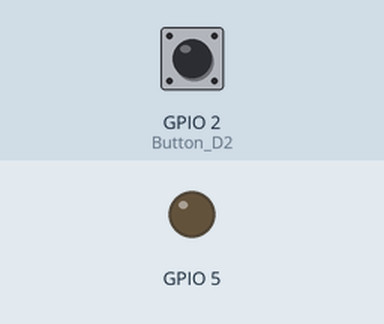
Simulated run of this sketch. Board: ESP32. On the bench: output pins drawn as LEDs (lit = HIGH). Inputs (shaded band) come from the test bench; at power-on: GPIO 2 (Button_D2) LOW.

Above: at 1.2 s.
1.3 s: GPIO 2 (Button_D2) pulled HIGH for 0.15 s
At 1.37 s:
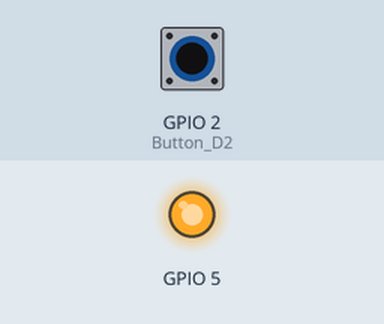
2.9 s: GPIO 2 (Button_D2) pulled HIGH for 3.2 s
At 7.2 s:
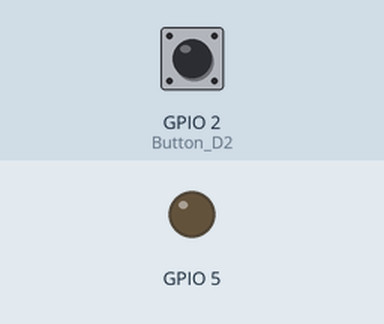
Timing chart, 0 to 8.7 s (numbered marks = the images above; inputs shaded):
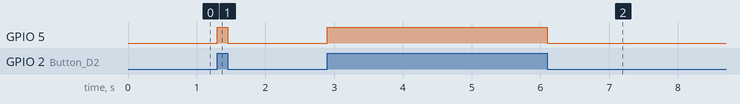

Measured:
- after the input at 1.3 s, GPIO 5: LOW → HIGH at once, → LOW 0.15 s later
- after the input at 2.9 s, GPIO 5: LOW → HIGH at once, → LOW 3.2 s later

The sketch:

vastaanotinkoodi.ino
```cpp
#define Button_D2 2//Arduino
//#define Button_D2 D2 //ESP32

void setup() {
    Serial.begin(115200);
    pinMode(Button_D2, INPUT);
    pinMode(5, OUTPUT);
}

void loop() {
    if (digitalRead(Button_D2) == 1) {
        digitalWrite(5, HIGH);
    } else {
        digitalWrite(5, LOW);
    }
}
```
